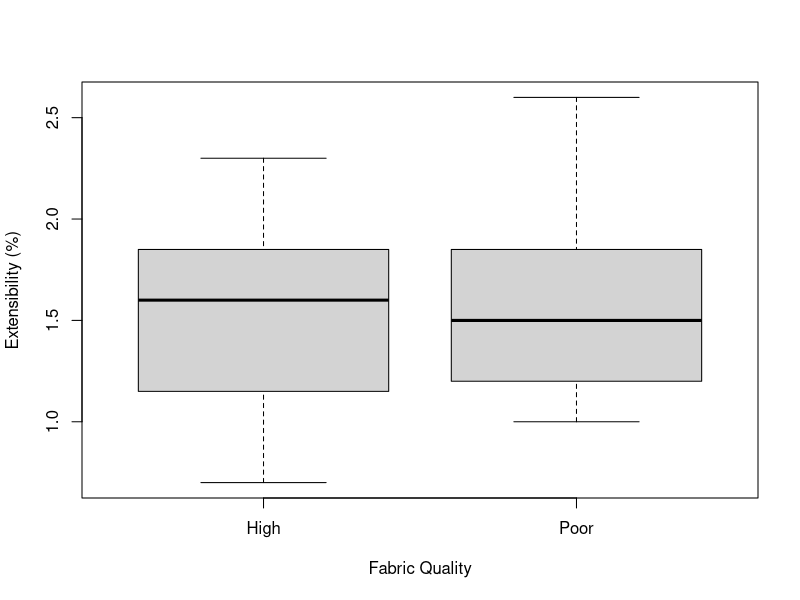
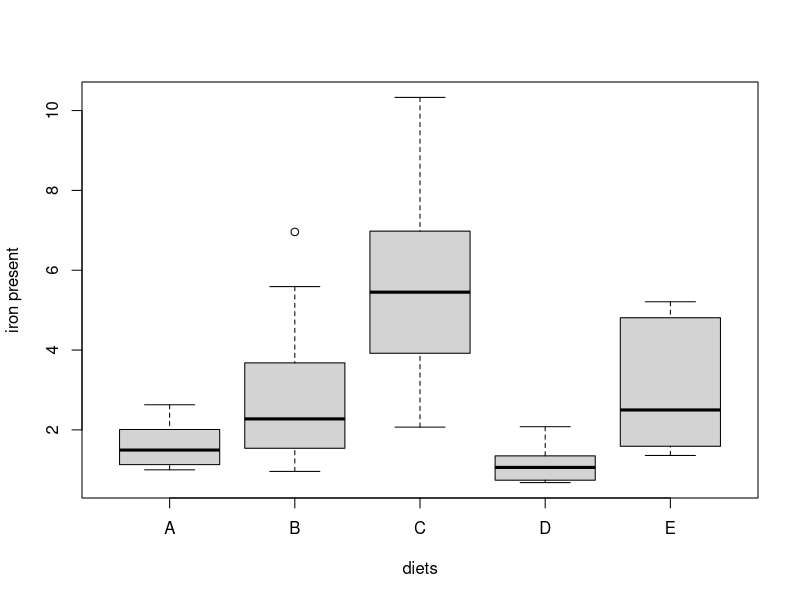

Here is the R script that generated these plots, in order:
## ---- chunk 1
knitr::opts_chunk$set(echo = TRUE)
## ---- chunk 2
desmoines <- c(83, 91, 94, 89, 89, 96, 91, 92, 90)
spokane <- c(78, 82, 81, 77, 79, 81, 80, 81)
## ---- chunk 3
nx <- length(desmoines)
ny <- length(spokane)
r <- rank(c(desmoines, spokane))
r
rx <- r[seq_along(desmoines)]
rx
t <- sum(rx)

ties <- length(r) - length(unique(r))
ties # ties

N <- nx + ny
r2sum <- sum(r^2)
t1 <- t - nx*(N+1)/2
t1 <- t1/sqrt(nx*ny/((N*(N-1)))*r2sum - nx*ny*(N+1)^2/(4*(N-1)))
t1 # test statistic
2*min(pnorm(t1), pnorm(t1, lower.tail=FALSE))
## ---- chunk 4
wilcox.test(desmoines, spokane, exact = FALSE, correct = FALSE)
## ---- chunk 5
men <- c(74, 72, 77, 76, 76, 73, 75, 73, 74, 75)
women <- c(75, 77, 78, 79, 77, 73, 78, 79, 78, 80)
## ---- chunk 6
nx <- length(men)
ny <- length(women)
r <- rank(c(men, women))
r
rx <- r[seq_along(men)]
rx
t <- sum(rx)

ties <- length(r) - length(unique(r))
ties # ties

N <- nx + ny
r2sum <- sum(r^2)
t1 <- t - nx*(N+1)/2
t1 <- t1/sqrt(nx*ny/((N*(N-1)))*r2sum - nx*ny*(N+1)^2/(4*(N-1)))
t1 # test statistic
2*min(pnorm(t1), pnorm(t1, lower.tail=FALSE))
## ---- chunk 7
wilcox.test(men, women, exact = FALSE, correct = FALSE)
## ---- chunk 8
H <- c(1.2, 0.9, 0.7, 1.0, 1.7, 1.7, 1.1, 0.9, 1.7, 1.9, 1.3, 2.1, 1.6, 1.8, 1.4, 1.3, 1.9, 1.6,
    0.8, 2.0, 1.7, 1.6, 2.3, 2.0)
P <- c(1.6, 1.5, 1.1, 2.1, 1.5, 1.3, 1.0, 2.6)
## ---- chunk 9
summary(H)
summary(P)
## ---- chunk 10
boxplot(H, P, ylab = "Extensibility (%)", xlab = "Fabric Quality", names = c("High", "Poor"))
## ---- chunk 11
wilcox.test(H, P, exact = FALSE, correct = FALSE)
## ---- chunk 12
bulbs <- list(
    A=c(73, 64, 67, 62, 70), 
    B=c(84, 80, 81, 77),
    C=c(82, 79, 71, 75))
## ---- chunk 13
n <- sapply(bulbs, length)
N <- sum(n)
r <- rank(unlist(bulbs))

k <- length(bulbs)
g <- factor(rep.int(seq_len(k), n))
rs <- tapply(r, g, sum)
rs
s2 <- (sum(r^2) - N*(N+1)^2/4)/(N-1)
t <- (sum(rs^2/n) - N*(N+1)^2/4)/s2
t


pchisq(t, k-1, lower.tail=FALSE)

## ---- chunk 14
kruskal.test(bulbs)
## ---- chunk 15
program.rank <- list(
    one=c(4, 6, 7, 2, 10),
    two=c(1, 8, 12, 3, 11),
    three=c(20, 19, 16, 14, 5),
    four=c(18, 15, 17, 13, 9))
## ---- chunk 16
n <- sapply(program.rank, length)
N <- sum(n)
r <- rank(unlist(program.rank))

k <- length(program.rank)
g <- factor(rep.int(seq_len(k), n))
rs <- tapply(r, g, sum)
rs
s2 <- (sum(r^2) - N*(N+1)^2/4)/(N-1)
t <- (sum(rs^2/n) - N*(N+1)^2/4)/s2
t


pchisq(t, k-1, lower.tail=FALSE)

## ---- chunk 17
diet <- list(
    A=c(2.23, 1.14, 2.63, 1.00, 1.35, 2.01, 1.64, 1.13, 1.01, 1.70), 
    B=c(5.59, 0.96, 6.96, 1.23, 1.61, 2.94, 1.96, 3.68, 1.54, 2.59),
    C=c(4.50, 3.92, 10.33, 8.23, 2.07, 4.90, 6.98, 6.42, 3.72, 6.00),
    D=c(1.35, 2.06, 0.74, 0.96, 1.16, 2.08, 0.69, 0.68, 0.84, 1.34),
    E=c(1.40, 2.51, 2.49, 1.74, 1.59, 1.36, 3.00, 4.81, 5.21, 5.12))
## ---- chunk 18
A=c(2.23, 1.14, 2.63, 1.00, 1.35, 2.01, 1.64, 1.13, 1.01, 1.70); 
B=c(5.59, 0.96, 6.96, 1.23, 1.61, 2.94, 1.96, 3.68, 1.54, 2.59);
C=c(4.50, 3.92, 10.33, 8.23, 2.07, 4.90, 6.98, 6.42, 3.72, 6.00);
D=c(1.35, 2.06, 0.74, 0.96, 1.16, 2.08, 0.69, 0.68, 0.84, 1.34);
E=c(1.40, 2.51, 2.49, 1.74, 1.59, 1.36, 3.00, 4.81, 5.21, 5.12);
summaryA = summary(A)
summaryB = summary(B)
summaryC = summary(C)
summaryD = summary(D)
summaryE = summary(E)
summaryA; summaryB; summaryC; summaryD; summaryE
## ---- chunk 19
boxplot(A, B, C, D, E, names = c("A","B","C","D","E"), xlab = "diets", ylab = "iron present" )
## ---- chunk 20
kruskal.test(diet)
## ---- chunk 21
wilcox.test(B,E, exact = FALSE)
## ---- chunk 22
wilcox.test(A,D,exact =FALSE)
